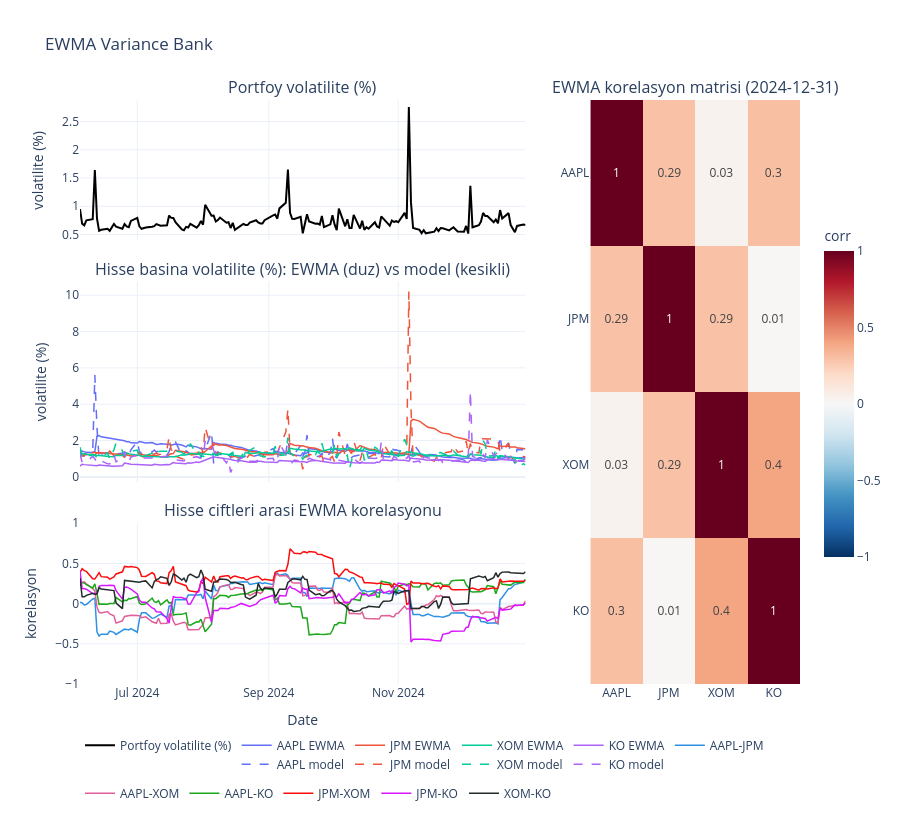

The code cell stored with this chart in its notebook:
### Code cell
plot_ewma_bank(ewmabank, as_volatility=True)                              # sqrt ve % olarak

### Figure 1 — Plotly figure (JSON) as saved in the notebook; plotly's stock layout.template omitted (floating-point values rounded to 4 significant figures; data arrays with more than 128 entries replaced by an {"elided": "..."} marker saying what was removed)
{"data": [{"hovertemplate": "<b>%{x}</b><br>Portfoy: %{y:.3f}%<extra></extra>", "line": {"color": "black", "width": 2}, "mode": "lines", "name": "Portfoy volatilite (%)", "type": "scatter", "x": {"elided": "146 str values"}, "xaxis": "x", "y": {"elided": "146 float values"}, "yaxis": "y"}, {"hovertemplate": "<b>%{x}</b><br>AAPL EWMA: %{y:.3f}%<extra></extra>", "legendgroup": "AAPL", "line": {"color": "#636EFA", "width": 1.5}, "mode": "lines", "name": "AAPL EWMA", "type": "scatter", "x": {"elided": "146 str values"}, "xaxis": "x3", "y": {"elided": "146 float values"}, "yaxis": "y3"}, {"hovertemplate": "<b>%{x}</b><br>AAPL model: %{y:.3f}%<extra></extra>", "legendgroup": "AAPL", "line": {"color": "#636EFA", "dash": "dash", "width": 1.5}, "mode": "lines", "name": "AAPL model", "type": "scatter", "x": {"elided": "146 str values"}, "xaxis": "x3", "y": {"elided": "146 float values"}, "yaxis": "y3"}, {"hovertemplate": "<b>%{x}</b><br>JPM EWMA: %{y:.3f}%<extra></extra>", "legendgroup": "JPM", "line": {"color": "#EF553B", "width": 1.5}, "mode": "lines", "name": "JPM EWMA", "type": "scatter", "x": {"elided": "146 str values"}, "xaxis": "x3", "y": {"elided": "146 float values"}, "yaxis": "y3"}, {"hovertemplate": "<b>%{x}</b><br>JPM model: %{y:.3f}%<extra></extra>", "legendgroup": "JPM", "line": {"color": "#EF553B", "dash": "dash", "width": 1.5}, "mode": "lines", "name": "JPM model", "type": "scatter", "x": {"elided": "146 str values"}, "xaxis": "x3", "y": {"elided": "146 float values"}, "yaxis": "y3"}, {"hovertemplate": "<b>%{x}</b><br>XOM EWMA: %{y:.3f}%<extra></extra>", "legendgroup": "XOM", "line": {"color": "#00CC96", "width": 1.5}, "mode": "lines", "name": "XOM EWMA", "type": "scatter", "x": {"elided": "146 str values"}, "xaxis": "x3", "y": {"elided": "146 float values"}, "yaxis": "y3"}, {"hovertemplate": "<b>%{x}</b><br>XOM model: %{y:.3f}%<extra></extra>", "legendgroup": "XOM", "line": {"color": "#00CC96", "dash": "dash", "width": 1.5}, "mode": "lines", "name": "XOM model", "type": "scatter", "x": {"elided": "146 str values"}, "xaxis": "x3", "y": {"elided": "146 float values"}, "yaxis": "y3"}, {"hovertemplate": "<b>%{x}</b><br>KO EWMA: %{y:.3f}%<extra></extra>", "legendgroup": "KO", "line": {"color": "#AB63FA", "width": 1.5}, "mode": "lines", "name": "KO EWMA", "type": "scatter", "x": {"elided": "146 str values"}, "xaxis": "x3", "y": {"elided": "146 float values"}, "yaxis": "y3"}, {"hovertemplate": "<b>%{x}</b><br>KO model: %{y:.3f}%<extra></extra>", "legendgroup": "KO", "line": {"color": "#AB63FA", "dash": "dash", "width": 1.5}, "mode": "lines", "name": "KO model", "type": "scatter", "x": {"elided": "146 str values"}, "xaxis": "x3", "y": {"elided": "146 float values"}, "yaxis": "y3"}, {"hovertemplate": "<b>%{x}</b><br>AAPL-JPM: %{y:.2f}<extra></extra>", "line": {"color": "#2E91E5", "width": 1.5}, "mode": "lines", "name": "AAPL-JPM", "type": "scatter", "x": {"elided": "146 str values"}, "xaxis": "x4", "y": {"elided": "146 float values"}, "yaxis": "y4"}, {"hovertemplate": "<b>%{x}</b><br>AAPL-XOM: %{y:.2f}<extra></extra>", "line": {"color": "#E15F99", "width": 1.5}, "mode": "lines", "name": "AAPL-XOM", "type": "scatter", "x": {"elided": "146 str values"}, "xaxis": "x4", "y": {"elided": "146 float values"}, "yaxis": "y4"}, {"hovertemplate": "<b>%{x}</b><br>AAPL-KO: %{y:.2f}<extra></extra>", "line": {"color": "#1CA71C", "width": 1.5}, "mode": "lines", "name": "AAPL-KO", "type": "scatter", "x": {"elided": "146 str values"}, "xaxis": "x4", "y": {"elided": "146 float values"}, "yaxis": "y4"}, {"hovertemplate": "<b>%{x}</b><br>JPM-XOM: %{y:.2f}<extra></extra>", "line": {"color": "#FB0D0D", "width": 1.5}, "mode": "lines", "name": "JPM-XOM", "type": "scatter", "x": {"elided": "146 str values"}, "xaxis": "x4", "y": {"elided": "146 float values"}, "yaxis": "y4"}, {"hovertemplate": "<b>%{x}</b><br>JPM-KO: %{y:.2f}<extra></extra>", "line": {"color": "#DA16FF", "width": 1.5}, "mode": "lines", "name": "JPM-KO", "type": "scatter", "x": {"elided": "146 str values"}, "xaxis": "x4", "y": {"elided": "146 float values"}, "yaxis": "y4"}, {"hovertemplate": "<b>%{x}</b><br>XOM-KO: %{y:.2f}<extra></extra>", "line": {"color": "#222A2A", "width": 1.5}, "mode": "lines", "name": "XOM-KO", "type": "scatter", "x": {"elided": "146 str values"}, "xaxis": "x4", "y": {"elided": "146 float values"}, "yaxis": "y4"}, {"colorbar": {"len": 0.6, "title": {"text": "corr"}}, "colorscale": [[0, "rgb(103,0,31)"], [0.1, "rgb(178,24,43)"], [0.2, "rgb(214,96,77)"], [0.3, "rgb(244,165,130)"], [0.4, "rgb(253,219,199)"], [0.5, "rgb(247,247,247)"], [0.6, "rgb(209,229,240)"], [0.7, "rgb(146,197,222)"], [0.8, "rgb(67,147,195)"], [0.9, "rgb(33,102,172)"], [1, "rgb(5,48,97)"]], "hovertemplate": "%{y} - %{x}: %{z:.3f}<extra></extra>", "name": "korelasyon", "reversescale": true, "showscale": true, "text": [[1.0, 0.29, 0.03, 0.3], [0.29, 1.0, 0.29, 0.01], [0.03, 0.29, 1.0, 0.4], [0.3, 0.01, 0.4, 1.0]], "texttemplate": "%{text}", "type": "heatmap", "x": ["AAPL", "JPM", "XOM", "KO"], "xaxis": "x2", "y": ["AAPL", "JPM", "XOM", "KO"], "yaxis": "y2", "z": [[1.0, 0.2913, 0.03331, 0.3047], [0.2913, 1.0, 0.2925, 0.009362], [0.03331, 0.2925, 1.0, 0.3959], [0.3047, 0.009362, 0.3959, 1.0]], "zmax": 1, "zmin": -1}], "layout": {"annotations": [{"font": {"size": 16}, "showarrow": false, "text": "Portfoy volatilite (%)", "x": 0.3094, "xanchor": "center", "xref": "paper", "y": 1, "yanchor": "bottom", "yref": "paper"}, {"font": {"size": 16}, "showarrow": false, "text": "EWMA korelasyon matrisi (2024-12-31)", "x": 0.8544, "xanchor": "center", "xref": "paper", "y": 1, "yanchor": "bottom", "yref": "paper"}, {"font": {"size": 16}, "showarrow": false, "text": "Hisse basina volatilite (%): EWMA (duz) vs model (kesikli)", "x": 0.3094, "xanchor": "center", "xref": "paper", "y": 0.6892, "yanchor": "bottom", "yref": "paper"}, {"font": {"size": 16}, "showarrow": false, "text": "Hisse ciftleri arasi EWMA korelasyonu", "x": 0.3094, "xanchor": "center", "xref": "paper", "y": 0.2752, "yanchor": "bottom", "yref": "paper"}], "height": 820, "hovermode": "x unified", "legend": {"orientation": "h", "x": 0, "xanchor": "left", "y": -0.08, "yanchor": "top"}, "title": {"text": "EWMA Variance Bank"}, "xaxis": {"anchor": "y", "domain": [0, 0.6188], "matches": "x4", "showticklabels": false}, "xaxis2": {"anchor": "y2", "domain": [0.7088, 1]}, "xaxis3": {"anchor": "y3", "domain": [0, 0.6188], "matches": "x4", "showticklabels": false}, "xaxis4": {"anchor": "y4", "domain": [0, 0.6188], "title": {"text": "Date"}}, "yaxis": {"anchor": "x", "domain": [0.7592, 1], "title": {"text": "volatilite (%)"}}, "yaxis2": {"anchor": "x2", "autorange": "reversed", "domain": [0, 1]}, "yaxis3": {"anchor": "x3", "domain": [0.3452, 0.6892], "title": {"text": "volatilite (%)"}}, "yaxis4": {"anchor": "x4", "domain": [0, 0.2752], "range": [-1, 1], "title": {"text": "korelasyon"}}}}
